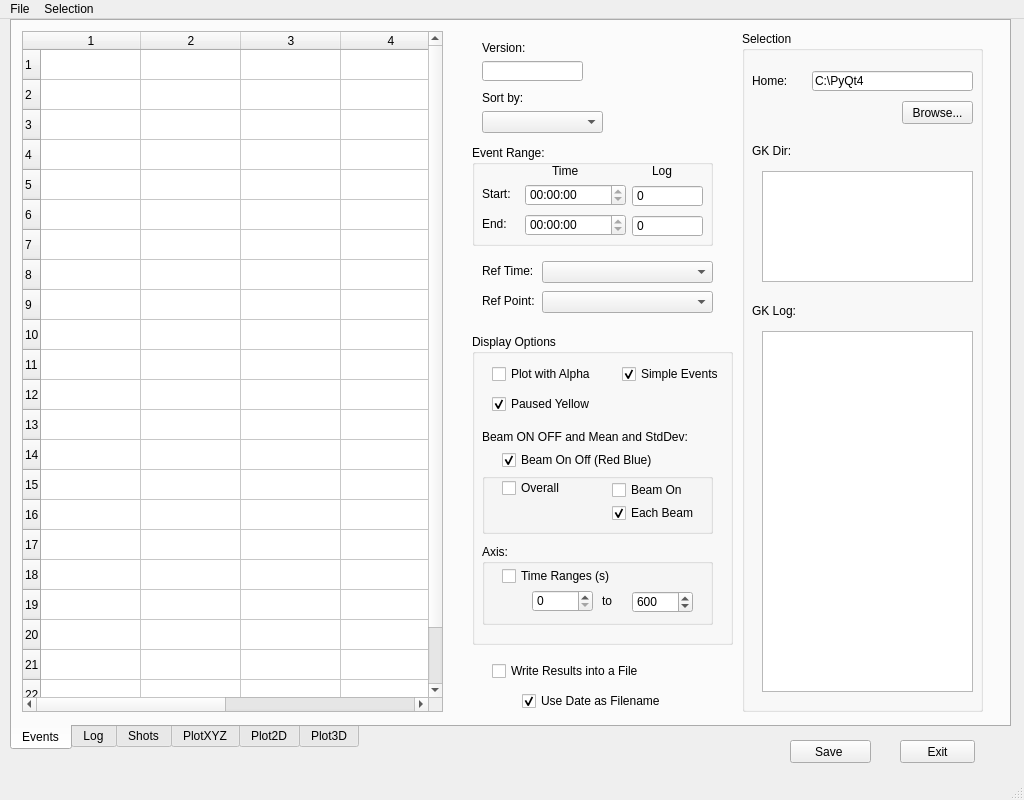
<?xml version="1.0" encoding="UTF-8"?>
<ui version="4.0">
 <class>MainWindow</class>
 <widget class="QMainWindow" name="MainWindow">
  <property name="geometry">
   <rect>
    <x>0</x>
    <y>0</y>
    <width>1024</width>
    <height>800</height>
   </rect>
  </property>
  <property name="windowTitle">
   <string>Gamma Knife Patient Motion</string>
  </property>
  <widget class="QWidget" name="centralwidget">
   <widget class="QTabWidget" name="tabWidget">
    <property name="geometry">
     <rect>
      <x>10</x>
      <y>0</y>
      <width>1001</width>
      <height>731</height>
     </rect>
    </property>
    <property name="tabPosition">
     <enum>QTabWidget::South</enum>
    </property>
    <property name="tabShape">
     <enum>QTabWidget::Rounded</enum>
    </property>
    <property name="currentIndex">
     <number>0</number>
    </property>
    <widget class="QWidget" name="tabEvent">
     <attribute name="title">
      <string>Events</string>
     </attribute>
     <widget class="QTableWidget" name="TableWidgetEvent">
      <property name="geometry">
       <rect>
        <x>10</x>
        <y>10</y>
        <width>421</width>
        <height>681</height>
       </rect>
      </property>
      <property name="rowCount">
       <number>23</number>
      </property>
      <property name="columnCount">
       <number>6</number>
      </property>
      <row/>
      <row/>
      <row/>
      <row/>
      <row/>
      <row/>
      <row/>
      <row/>
      <row/>
      <row/>
      <row/>
      <row/>
      <row/>
      <row/>
      <row/>
      <row/>
      <row/>
      <row/>
      <row/>
      <row/>
      <row/>
      <row/>
      <row/>
      <column/>
      <column/>
      <column/>
      <column/>
      <column/>
      <column/>
     </widget>
     <widget class="QGroupBox" name="SelectionGroupBox">
      <property name="geometry">
       <rect>
        <x>730</x>
        <y>10</y>
        <width>241</width>
        <height>681</height>
       </rect>
      </property>
      <property name="title">
       <string>Selection</string>
      </property>
      <widget class="QLineEdit" name="HomeLineEdit">
       <property name="geometry">
        <rect>
         <x>70</x>
         <y>40</y>
         <width>161</width>
         <height>20</height>
        </rect>
       </property>
       <property name="text">
        <string>C:\PyQt4</string>
       </property>
      </widget>
      <widget class="QLabel" name="HomeLabel">
       <property name="geometry">
        <rect>
         <x>10</x>
         <y>40</y>
         <width>51</width>
         <height>20</height>
        </rect>
       </property>
       <property name="text">
        <string>Home:</string>
       </property>
      </widget>
      <widget class="QPushButton" name="HomePushButton">
       <property name="geometry">
        <rect>
         <x>160</x>
         <y>70</y>
         <width>71</width>
         <height>23</height>
        </rect>
       </property>
       <property name="text">
        <string>Browse...</string>
       </property>
      </widget>
      <widget class="QLabel" name="GKDirLabel">
       <property name="geometry">
        <rect>
         <x>10</x>
         <y>110</y>
         <width>51</width>
         <height>20</height>
        </rect>
       </property>
       <property name="text">
        <string>GK Dir:</string>
       </property>
      </widget>
      <widget class="QLabel" name="GKLogLabel">
       <property name="geometry">
        <rect>
         <x>10</x>
         <y>270</y>
         <width>51</width>
         <height>20</height>
        </rect>
       </property>
       <property name="text">
        <string>GK Log:</string>
       </property>
      </widget>
      <widget class="QListWidget" name="GKDirListWidget">
       <property name="geometry">
        <rect>
         <x>20</x>
         <y>140</y>
         <width>211</width>
         <height>111</height>
        </rect>
       </property>
      </widget>
      <widget class="QListWidget" name="GKLogListWidget">
       <property name="enabled">
        <bool>true</bool>
       </property>
       <property name="geometry">
        <rect>
         <x>20</x>
         <y>300</y>
         <width>211</width>
         <height>361</height>
        </rect>
       </property>
      </widget>
     </widget>
     <widget class="QComboBox" name="comboBoxSort">
      <property name="geometry">
       <rect>
        <x>470</x>
        <y>90</y>
        <width>121</width>
        <height>22</height>
       </rect>
      </property>
     </widget>
     <widget class="QLabel" name="labelSort">
      <property name="geometry">
       <rect>
        <x>470</x>
        <y>67</y>
        <width>51</width>
        <height>20</height>
       </rect>
      </property>
      <property name="text">
       <string>Sort by:</string>
      </property>
     </widget>
     <widget class="QCheckBox" name="checkBoxWrite">
      <property name="geometry">
       <rect>
        <x>480</x>
        <y>640</y>
        <width>161</width>
        <height>20</height>
       </rect>
      </property>
      <property name="text">
       <string>Write Results into a File</string>
      </property>
     </widget>
     <widget class="QGroupBox" name="groupBoxDisplay">
      <property name="geometry">
       <rect>
        <x>460</x>
        <y>313</y>
        <width>261</width>
        <height>311</height>
       </rect>
      </property>
      <property name="title">
       <string>Display Options</string>
      </property>
      <widget class="QCheckBox" name="checkBoxPaused">
       <property name="geometry">
        <rect>
         <x>20</x>
         <y>60</y>
         <width>111</width>
         <height>20</height>
        </rect>
       </property>
       <property name="text">
        <string>Paused Yellow</string>
       </property>
       <property name="checked">
        <bool>true</bool>
       </property>
      </widget>
      <widget class="QCheckBox" name="checkBoxAlpha">
       <property name="geometry">
        <rect>
         <x>20</x>
         <y>30</y>
         <width>111</width>
         <height>20</height>
        </rect>
       </property>
       <property name="text">
        <string>Plot with Alpha</string>
       </property>
      </widget>
      <widget class="QCheckBox" name="checkBoxBeamOnOff">
       <property name="geometry">
        <rect>
         <x>30</x>
         <y>116</y>
         <width>171</width>
         <height>20</height>
        </rect>
       </property>
       <property name="text">
        <string>Beam On Off (Red Blue)</string>
       </property>
       <property name="checked">
        <bool>true</bool>
       </property>
      </widget>
      <widget class="QLabel" name="labelBeam">
       <property name="geometry">
        <rect>
         <x>10</x>
         <y>93</y>
         <width>221</width>
         <height>20</height>
        </rect>
       </property>
       <property name="text">
        <string>Beam ON OFF and Mean and StdDev:</string>
       </property>
      </widget>
      <widget class="QGroupBox" name="groupBox_2">
       <property name="geometry">
        <rect>
         <x>10</x>
         <y>139</y>
         <width>231</width>
         <height>61</height>
        </rect>
       </property>
       <property name="title">
        <string/>
       </property>
       <widget class="QCheckBox" name="checkBoxBeamOverall">
        <property name="geometry">
         <rect>
          <x>20</x>
          <y>5</y>
          <width>71</width>
          <height>20</height>
         </rect>
        </property>
        <property name="text">
         <string>Overall</string>
        </property>
        <property name="checked">
         <bool>false</bool>
        </property>
        <property name="autoExclusive">
         <bool>true</bool>
        </property>
       </widget>
       <widget class="QCheckBox" name="checkBoxBeamEach">
        <property name="geometry">
         <rect>
          <x>130</x>
          <y>30</y>
          <width>101</width>
          <height>20</height>
         </rect>
        </property>
        <property name="text">
         <string>Each Beam</string>
        </property>
        <property name="checked">
         <bool>true</bool>
        </property>
        <property name="autoExclusive">
         <bool>true</bool>
        </property>
       </widget>
       <widget class="QCheckBox" name="checkBoxBeamOn">
        <property name="geometry">
         <rect>
          <x>130</x>
          <y>7</y>
          <width>91</width>
          <height>20</height>
         </rect>
        </property>
        <property name="text">
         <string>Beam On</string>
        </property>
        <property name="checked">
         <bool>false</bool>
        </property>
        <property name="autoExclusive">
         <bool>true</bool>
        </property>
       </widget>
      </widget>
      <widget class="QGroupBox" name="groupBoxAxis">
       <property name="geometry">
        <rect>
         <x>10</x>
         <y>210</y>
         <width>231</width>
         <height>81</height>
        </rect>
       </property>
       <property name="title">
        <string>Axis:</string>
       </property>
       <widget class="QSpinBox" name="spinBoxMaxX">
        <property name="geometry">
         <rect>
          <x>150</x>
          <y>47</y>
          <width>61</width>
          <height>22</height>
         </rect>
        </property>
        <property name="maximum">
         <number>5000</number>
        </property>
        <property name="value">
         <number>600</number>
        </property>
       </widget>
       <widget class="QLabel" name="LabelMaxX">
        <property name="geometry">
         <rect>
          <x>120</x>
          <y>47</y>
          <width>21</width>
          <height>20</height>
         </rect>
        </property>
        <property name="text">
         <string>to</string>
        </property>
       </widget>
       <widget class="QCheckBox" name="checkBoxAxisSetting">
        <property name="geometry">
         <rect>
          <x>20</x>
          <y>22</y>
          <width>121</width>
          <height>20</height>
         </rect>
        </property>
        <property name="text">
         <string>Time Ranges (s)</string>
        </property>
        <property name="checked">
         <bool>false</bool>
        </property>
       </widget>
       <widget class="QSpinBox" name="spinBoxMinX">
        <property name="geometry">
         <rect>
          <x>50</x>
          <y>46</y>
          <width>61</width>
          <height>22</height>
         </rect>
        </property>
        <property name="maximum">
         <number>5000</number>
        </property>
       </widget>
      </widget>
      <widget class="QCheckBox" name="checkBoxSimple">
       <property name="geometry">
        <rect>
         <x>150</x>
         <y>30</y>
         <width>111</width>
         <height>20</height>
        </rect>
       </property>
       <property name="text">
        <string>Simple Events</string>
       </property>
       <property name="checked">
        <bool>true</bool>
       </property>
      </widget>
     </widget>
     <widget class="QLabel" name="LabelVersion">
      <property name="geometry">
       <rect>
        <x>470</x>
        <y>17</y>
        <width>51</width>
        <height>20</height>
       </rect>
      </property>
      <property name="text">
       <string>Version:</string>
      </property>
     </widget>
     <widget class="QLineEdit" name="LineEditVersion">
      <property name="geometry">
       <rect>
        <x>470</x>
        <y>40</y>
        <width>101</width>
        <height>20</height>
       </rect>
      </property>
      <property name="text">
       <string/>
      </property>
     </widget>
     <widget class="QLabel" name="LabelRefTime">
      <property name="geometry">
       <rect>
        <x>470</x>
        <y>240</y>
        <width>61</width>
        <height>20</height>
       </rect>
      </property>
      <property name="text">
       <string>Ref Time:</string>
      </property>
     </widget>
     <widget class="QComboBox" name="comboBoxRefTime">
      <property name="geometry">
       <rect>
        <x>530</x>
        <y>240</y>
        <width>171</width>
        <height>22</height>
       </rect>
      </property>
     </widget>
     <widget class="QGroupBox" name="groupBoxEventRange">
      <property name="geometry">
       <rect>
        <x>460</x>
        <y>124</y>
        <width>241</width>
        <height>101</height>
       </rect>
      </property>
      <property name="title">
       <string>Event Range:</string>
      </property>
      <widget class="QTimeEdit" name="timeEditStart">
       <property name="geometry">
        <rect>
         <x>53</x>
         <y>39</y>
         <width>101</width>
         <height>22</height>
        </rect>
       </property>
       <property name="readOnly">
        <bool>true</bool>
       </property>
      </widget>
      <widget class="QTimeEdit" name="timeEditEnd">
       <property name="geometry">
        <rect>
         <x>53</x>
         <y>69</y>
         <width>101</width>
         <height>22</height>
        </rect>
       </property>
       <property name="frame">
        <bool>true</bool>
       </property>
       <property name="readOnly">
        <bool>true</bool>
       </property>
      </widget>
      <widget class="QLabel" name="LabelStart">
       <property name="geometry">
        <rect>
         <x>10</x>
         <y>39</y>
         <width>41</width>
         <height>20</height>
        </rect>
       </property>
       <property name="text">
        <string>Start:</string>
       </property>
      </widget>
      <widget class="QLabel" name="LabelEnd">
       <property name="geometry">
        <rect>
         <x>10</x>
         <y>69</y>
         <width>41</width>
         <height>20</height>
        </rect>
       </property>
       <property name="text">
        <string>End:</string>
       </property>
      </widget>
      <widget class="QLabel" name="LabelTime">
       <property name="geometry">
        <rect>
         <x>80</x>
         <y>16</y>
         <width>41</width>
         <height>20</height>
        </rect>
       </property>
       <property name="text">
        <string>Time</string>
       </property>
      </widget>
      <widget class="QSpinBox" name="spinBoxLogMin">
       <property name="geometry">
        <rect>
         <x>160</x>
         <y>40</y>
         <width>71</width>
         <height>22</height>
        </rect>
       </property>
       <property name="readOnly">
        <bool>true</bool>
       </property>
       <property name="buttonSymbols">
        <enum>QAbstractSpinBox::NoButtons</enum>
       </property>
       <property name="maximum">
        <number>1000000</number>
       </property>
      </widget>
      <widget class="QSpinBox" name="spinBoxLogMax">
       <property name="geometry">
        <rect>
         <x>160</x>
         <y>70</y>
         <width>71</width>
         <height>22</height>
        </rect>
       </property>
       <property name="readOnly">
        <bool>true</bool>
       </property>
       <property name="buttonSymbols">
        <enum>QAbstractSpinBox::NoButtons</enum>
       </property>
       <property name="maximum">
        <number>1000000</number>
       </property>
      </widget>
      <widget class="QLabel" name="LabelTime_2">
       <property name="geometry">
        <rect>
         <x>180</x>
         <y>16</y>
         <width>31</width>
         <height>20</height>
        </rect>
       </property>
       <property name="text">
        <string>Log</string>
       </property>
      </widget>
     </widget>
     <widget class="QLabel" name="LabelRefPoint">
      <property name="geometry">
       <rect>
        <x>470</x>
        <y>270</y>
        <width>61</width>
        <height>20</height>
       </rect>
      </property>
      <property name="text">
       <string>Ref Point:</string>
      </property>
     </widget>
     <widget class="QComboBox" name="comboBoxRefPoint">
      <property name="geometry">
       <rect>
        <x>530</x>
        <y>270</y>
        <width>171</width>
        <height>22</height>
       </rect>
      </property>
     </widget>
     <widget class="QCheckBox" name="checkBoxWriteFile">
      <property name="geometry">
       <rect>
        <x>510</x>
        <y>670</y>
        <width>171</width>
        <height>20</height>
       </rect>
      </property>
      <property name="text">
       <string>Use Date as Filename</string>
      </property>
      <property name="checked">
       <bool>true</bool>
      </property>
     </widget>
    </widget>
    <widget class="QWidget" name="tabLog">
     <attribute name="title">
      <string>Log</string>
     </attribute>
     <widget class="QTableWidget" name="TableWidgetLog">
      <property name="geometry">
       <rect>
        <x>7</x>
        <y>7</y>
        <width>611</width>
        <height>681</height>
       </rect>
      </property>
      <property name="rowCount">
       <number>23</number>
      </property>
      <property name="columnCount">
       <number>6</number>
      </property>
      <row/>
      <row/>
      <row/>
      <row/>
      <row/>
      <row/>
      <row/>
      <row/>
      <row/>
      <row/>
      <row/>
      <row/>
      <row/>
      <row/>
      <row/>
      <row/>
      <row/>
      <row/>
      <row/>
      <row/>
      <row/>
      <row/>
      <row/>
      <column/>
      <column/>
      <column/>
      <column/>
      <column/>
      <column/>
     </widget>
    </widget>
    <widget class="QWidget" name="tab">
     <attribute name="title">
      <string>Shots</string>
     </attribute>
     <widget class="QTableWidget" name="TableWidgetShot">
      <property name="geometry">
       <rect>
        <x>20</x>
        <y>10</y>
        <width>961</width>
        <height>631</height>
       </rect>
      </property>
      <property name="rowCount">
       <number>23</number>
      </property>
      <property name="columnCount">
       <number>6</number>
      </property>
      <row/>
      <row/>
      <row/>
      <row/>
      <row/>
      <row/>
      <row/>
      <row/>
      <row/>
      <row/>
      <row/>
      <row/>
      <row/>
      <row/>
      <row/>
      <row/>
      <row/>
      <row/>
      <row/>
      <row/>
      <row/>
      <row/>
      <row/>
      <column/>
      <column/>
      <column/>
      <column/>
      <column/>
      <column/>
     </widget>
     <widget class="QPushButton" name="ReportPushButton">
      <property name="geometry">
       <rect>
        <x>900</x>
        <y>660</y>
        <width>81</width>
        <height>23</height>
       </rect>
      </property>
      <property name="text">
       <string>Report</string>
      </property>
     </widget>
    </widget>
    <widget class="QWidget" name="tabPlotXYZ">
     <attribute name="title">
      <string>PlotXYZ</string>
     </attribute>
     <widget class="MPL_Widget" name="plotWidget" native="true">
      <property name="geometry">
       <rect>
        <x>0</x>
        <y>4</y>
        <width>980</width>
        <height>170</height>
       </rect>
      </property>
      <property name="mouseTracking">
       <bool>true</bool>
      </property>
      <property name="focusPolicy">
       <enum>Qt::WheelFocus</enum>
      </property>
     </widget>
     <widget class="MPL_Widget" name="plotWidgetX" native="true">
      <property name="geometry">
       <rect>
        <x>0</x>
        <y>180</y>
        <width>980</width>
        <height>160</height>
       </rect>
      </property>
      <property name="mouseTracking">
       <bool>true</bool>
      </property>
      <property name="focusPolicy">
       <enum>Qt::WheelFocus</enum>
      </property>
     </widget>
     <widget class="MPL_Widget" name="plotWidgetY" native="true">
      <property name="geometry">
       <rect>
        <x>0</x>
        <y>340</y>
        <width>980</width>
        <height>160</height>
       </rect>
      </property>
      <property name="mouseTracking">
       <bool>true</bool>
      </property>
      <property name="focusPolicy">
       <enum>Qt::WheelFocus</enum>
      </property>
     </widget>
     <widget class="MPL_Widget" name="plotWidgetZ" native="true">
      <property name="geometry">
       <rect>
        <x>0</x>
        <y>500</y>
        <width>980</width>
        <height>160</height>
       </rect>
      </property>
      <property name="mouseTracking">
       <bool>true</bool>
      </property>
      <property name="focusPolicy">
       <enum>Qt::WheelFocus</enum>
      </property>
     </widget>
    </widget>
    <widget class="QWidget" name="tabPlot2D">
     <attribute name="title">
      <string>Plot2D</string>
     </attribute>
     <widget class="MPL_Widget" name="plotWidgetXY" native="true">
      <property name="geometry">
       <rect>
        <x>10</x>
        <y>10</y>
        <width>380</width>
        <height>340</height>
       </rect>
      </property>
      <property name="mouseTracking">
       <bool>true</bool>
      </property>
      <property name="focusPolicy">
       <enum>Qt::WheelFocus</enum>
      </property>
     </widget>
     <widget class="MPL_Widget" name="plotWidgetYZ" native="true">
      <property name="geometry">
       <rect>
        <x>390</x>
        <y>10</y>
        <width>380</width>
        <height>340</height>
       </rect>
      </property>
      <property name="mouseTracking">
       <bool>true</bool>
      </property>
      <property name="focusPolicy">
       <enum>Qt::WheelFocus</enum>
      </property>
     </widget>
     <widget class="MPL_Widget" name="plotWidgetXZ" native="true">
      <property name="geometry">
       <rect>
        <x>10</x>
        <y>350</y>
        <width>380</width>
        <height>340</height>
       </rect>
      </property>
      <property name="mouseTracking">
       <bool>true</bool>
      </property>
      <property name="focusPolicy">
       <enum>Qt::WheelFocus</enum>
      </property>
     </widget>
     <widget class="QGroupBox" name="groupBoxDisplayOptions">
      <property name="geometry">
       <rect>
        <x>440</x>
        <y>390</y>
        <width>301</width>
        <height>251</height>
       </rect>
      </property>
      <property name="title">
       <string>Display Options</string>
      </property>
      <widget class="QCheckBox" name="checkBoxAspect">
       <property name="geometry">
        <rect>
         <x>20</x>
         <y>30</y>
         <width>91</width>
         <height>20</height>
        </rect>
       </property>
       <property name="text">
        <string>XY Aspect</string>
       </property>
       <property name="checked">
        <bool>false</bool>
       </property>
      </widget>
      <widget class="QCheckBox" name="checkBoxStdMean">
       <property name="geometry">
        <rect>
         <x>150</x>
         <y>90</y>
         <width>71</width>
         <height>20</height>
        </rect>
       </property>
       <property name="text">
        <string>Mean</string>
       </property>
       <property name="checked">
        <bool>true</bool>
       </property>
      </widget>
      <widget class="QCheckBox" name="checkBoxStdRef">
       <property name="geometry">
        <rect>
         <x>40</x>
         <y>90</y>
         <width>91</width>
         <height>21</height>
        </rect>
       </property>
       <property name="text">
        <string>Reference</string>
       </property>
       <property name="checked">
        <bool>true</bool>
       </property>
      </widget>
      <widget class="QLabel" name="labelStdDev">
       <property name="geometry">
        <rect>
         <x>16</x>
         <y>64</y>
         <width>171</width>
         <height>20</height>
        </rect>
       </property>
       <property name="text">
        <string>Standard Deviation from:</string>
       </property>
      </widget>
      <widget class="QCheckBox" name="checkBoxAnnotate">
       <property name="geometry">
        <rect>
         <x>150</x>
         <y>30</y>
         <width>91</width>
         <height>20</height>
        </rect>
       </property>
       <property name="text">
        <string>Annotate</string>
       </property>
       <property name="checked">
        <bool>true</bool>
       </property>
      </widget>
     </widget>
    </widget>
    <widget class="QWidget" name="tabPlot3D">
     <attribute name="title">
      <string>Plot3D</string>
     </attribute>
     <widget class="MPL_Widget_3D" name="plot3dWidget">
      <property name="geometry">
       <rect>
        <x>5</x>
        <y>4</y>
        <width>771</width>
        <height>681</height>
       </rect>
      </property>
      <property name="mouseTracking">
       <bool>true</bool>
      </property>
      <property name="focusPolicy">
       <enum>Qt::WheelFocus</enum>
      </property>
     </widget>
     <widget class="QPushButton" name="pushButtonXY">
      <property name="geometry">
       <rect>
        <x>840</x>
        <y>30</y>
        <width>93</width>
        <height>28</height>
       </rect>
      </property>
      <property name="text">
       <string>XY Plane</string>
      </property>
     </widget>
     <widget class="QPushButton" name="pushButtonYZ">
      <property name="geometry">
       <rect>
        <x>840</x>
        <y>70</y>
        <width>93</width>
        <height>28</height>
       </rect>
      </property>
      <property name="text">
       <string>YZ Plane</string>
      </property>
     </widget>
     <widget class="QPushButton" name="pushButtonXZ">
      <property name="geometry">
       <rect>
        <x>840</x>
        <y>110</y>
        <width>93</width>
        <height>28</height>
       </rect>
      </property>
      <property name="text">
       <string>XZ Plane</string>
      </property>
     </widget>
    </widget>
   </widget>
   <widget class="QPushButton" name="ExitPushButton">
    <property name="geometry">
     <rect>
      <x>900</x>
      <y>721</y>
      <width>75</width>
      <height>23</height>
     </rect>
    </property>
    <property name="maximumSize">
     <size>
      <width>75</width>
      <height>23</height>
     </size>
    </property>
    <property name="layoutDirection">
     <enum>Qt::LeftToRight</enum>
    </property>
    <property name="text">
     <string>Exit</string>
    </property>
   </widget>
   <widget class="QPushButton" name="SavePushButton">
    <property name="geometry">
     <rect>
      <x>790</x>
      <y>721</y>
      <width>81</width>
      <height>23</height>
     </rect>
    </property>
    <property name="text">
     <string>Save </string>
    </property>
   </widget>
  </widget>
  <widget class="QMenuBar" name="menubar">
   <property name="geometry">
    <rect>
     <x>0</x>
     <y>0</y>
     <width>1024</width>
     <height>26</height>
    </rect>
   </property>
   <widget class="QMenu" name="menuFile">
    <property name="title">
     <string>File</string>
    </property>
   </widget>
   <widget class="QMenu" name="menuSelection">
    <property name="title">
     <string>Selection</string>
    </property>
    <addaction name="separator"/>
   </widget>
   <addaction name="menuFile"/>
   <addaction name="menuSelection"/>
  </widget>
  <widget class="QStatusBar" name="statusBar"/>
 </widget>
 <customwidgets>
  <customwidget>
   <class>MPL_Widget</class>
   <extends>QWidget</extends>
   <header>mpl_pyqt_widget</header>
   <container>1</container>
  </customwidget>
  <customwidget>
   <class>MPL_Widget_3D</class>
   <extends>QTabWidget</extends>
   <header>mpl_pyqt_widget</header>
   <container>1</container>
  </customwidget>
 </customwidgets>
 <resources/>
 <connections/>
</ui>
